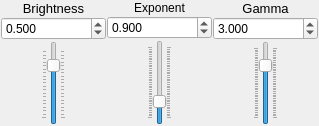
         <widget class="QWidget" name="Right">
          <attribute name="title">
           <string>Right</string>
          </attribute>
          <layout class="QGridLayout" name="gridLayout_12">
           <property name="leftMargin">
            <number>1</number>
           </property>
           <property name="topMargin">
            <number>1</number>
           </property>
           <property name="rightMargin">
            <number>1</number>
           </property>
           <property name="bottomMargin">
            <number>1</number>
           </property>
           <property name="spacing">
            <number>1</number>
           </property>
           <item row="0" column="0">
            <layout class="QVBoxLayout" name="verticalLayout_3">
             <item>
              <layout class="QVBoxLayout" name="verticalLayout_4">
               <item>
                <widget class="QLabel" name="label_5">
                 <property name="text">
                  <string>&lt;html&gt;&lt;head/&gt;&lt;body&gt;&lt;p align=&quot;center&quot;&gt;&lt;span style=&quot; font-size:10pt;&quot;&gt;Brightness&lt;/span&gt;&lt;/p&gt;&lt;/body&gt;&lt;/html&gt;</string>
                 </property>
                </widget>
               </item>
               <item>
                <widget class="QDoubleSpinBox" name="blend_right_lume_spin">
                 <property name="wrapping">
                  <bool>false</bool>
                 </property>
                 <property name="readOnly">
                  <bool>false</bool>
                 </property>
                 <property name="buttonSymbols">
                  <enum>QAbstractSpinBox::UpDownArrows</enum>
                 </property>
                 <property name="accelerated">
                  <bool>false</bool>
                 </property>
                 <property name="correctionMode">
                  <enum>QAbstractSpinBox::CorrectToPreviousValue</enum>
                 </property>
                 <property name="keyboardTracking">
                  <bool>true</bool>
                 </property>
                 <property name="decimals">
                  <number>3</number>
                 </property>
                 <property name="minimum">
                  <double>-0.990000000000000</double>
                 </property>
                 <property name="maximum">
                  <double>0.990000000000000</double>
                 </property>
                 <property name="singleStep">
                  <double>0.010000000000000</double>
                 </property>
                 <property name="value">
                  <double>0.500000000000000</double>
                 </property>
                </widget>
               </item>
              </layout>
             </item>
             <item>
              <layout class="QHBoxLayout" name="horizontalLayout_4">
               <item>
                <spacer name="horizontalSpacer_7">
                 <property name="orientation">
                  <enum>Qt::Horizontal</enum>
                 </property>
                 <property name="sizeHint" stdset="0">
                  <size>
                   <width>40</width>
                   <height>20</height>
                  </size>
                 </property>
                </spacer>
               </item>
               <item>
                <widget class="QSlider" name="blend_right_lume_slider">
                 <property name="minimum">
                  <number>-999</number>
                 </property>
                 <property name="maximum">
                  <number>999</number>
                 </property>
                 <property name="value">
                  <number>500</number>
                 </property>
                 <property name="orientation">
                  <enum>Qt::Vertical</enum>
                 </property>
                 <property name="invertedAppearance">
                  <bool>false</bool>
                 </property>
                 <property name="invertedControls">
                  <bool>false</bool>
                 </property>
                 <property name="tickPosition">
                  <enum>QSlider::TicksBothSides</enum>
                 </property>
                 <property name="tickInterval">
                  <number>100</number>
                 </property>
                </widget>
               </item>
               <item>
                <spacer name="horizontalSpacer_8">
                 <property name="orientation">
                  <enum>Qt::Horizontal</enum>
                 </property>
                 <property name="sizeHint" stdset="0">
                  <size>
                   <width>40</width>
                   <height>20</height>
                  </size>
                 </property>
                </spacer>
               </item>
              </layout>
             </item>
            </layout>
           </item>
           <item row="0" column="1">
            <layout class="QVBoxLayout" name="verticalLayout_21">
             <item>
              <layout class="QVBoxLayout" name="verticalLayout_22">
               <item>
                <widget class="QLabel" name="label_12">
                 <property name="text">
                  <string>&lt;html&gt;&lt;head/&gt;&lt;body&gt;&lt;p align=&quot;center&quot;&gt;Exponent&lt;/p&gt;&lt;/body&gt;&lt;/html&gt;</string>
                 </property>
                </widget>
               </item>
               <item>
                <widget class="QDoubleSpinBox" name="blend_right_exponent_spin">
                 <property name="wrapping">
                  <bool>false</bool>
                 </property>
                 <property name="frame">
                  <bool>true</bool>
                 </property>
                 <property name="buttonSymbols">
                  <enum>QAbstractSpinBox::UpDownArrows</enum>
                 </property>
                 <property name="accelerated">
                  <bool>false</bool>
                 </property>
                 <property name="correctionMode">
                  <enum>QAbstractSpinBox::CorrectToPreviousValue</enum>
                 </property>
                 <property name="keyboardTracking">
                  <bool>true</bool>
                 </property>
                 <property name="decimals">
                  <number>3</number>
                 </property>
                 <property name="maximum">
                  <double>4.000000000000000</double>
                 </property>
                 <property name="singleStep">
                  <double>0.050000000000000</double>
                 </property>
                 <property name="value">
                  <double>0.900000000000000</double>
                 </property>
                </widget>
               </item>
              </layout>
             </item>
             <item>
              <layout class="QHBoxLayout" name="horizontalLayout_75">
               <item>
                <spacer name="horizontalSpacer_23">
                 <property name="orientation">
                  <enum>Qt::Horizontal</enum>
                 </property>
                 <property name="sizeHint" stdset="0">
                  <size>
                   <width>40</width>
                   <height>20</height>
                  </size>
                 </property>
                </spacer>
               </item>
               <item>
                <widget class="QSlider" name="blend_right_exponent_slider">
                 <property name="maximum">
                  <number>4000</number>
                 </property>
                 <property name="value">
                  <number>900</number>
                 </property>
                 <property name="orientation">
                  <enum>Qt::Vertical</enum>
                 </property>
                 <property name="invertedAppearance">
                  <bool>false</bool>
                 </property>
                 <property name="invertedControls">
                  <bool>false</bool>
                 </property>
                 <property name="tickPosition">
                  <enum>QSlider::TicksBothSides</enum>
                 </property>
                 <property name="tickInterval">
                  <number>100</number>
                 </property>
                </widget>
               </item>
               <item>
                <spacer name="horizontalSpacer_24">
                 <property name="orientation">
                  <enum>Qt::Horizontal</enum>
                 </property>
                 <property name="sizeHint" stdset="0">
                  <size>
                   <width>40</width>
                   <height>20</height>
                  </size>
                 </property>
                </spacer>
               </item>
              </layout>
             </item>
            </layout>
           </item>
           <item row="0" column="2">
            <layout class="QVBoxLayout" name="verticalLayout_11">
             <item>
              <layout class="QVBoxLayout" name="verticalLayout_12">
               <item>
                <widget class="QLabel" name="label_4">
                 <property name="text">
                  <string>&lt;html&gt;&lt;head/&gt;&lt;body&gt;&lt;p align=&quot;center&quot;&gt;&lt;span style=&quot; font-size:10pt;&quot;&gt;Gamma&lt;/span&gt;&lt;/p&gt;&lt;/body&gt;&lt;/html&gt;</string>
                 </property>
                </widget>
               </item>
               <item>
                <widget class="QDoubleSpinBox" name="blend_right_gamma_spin">
                 <property name="wrapping">
                  <bool>false</bool>
                 </property>
                 <property name="readOnly">
                  <bool>false</bool>
                 </property>
                 <property name="buttonSymbols">
                  <enum>QAbstractSpinBox::UpDownArrows</enum>
                 </property>
                 <property name="accelerated">
                  <bool>false</bool>
                 </property>
                 <property name="correctionMode">
                  <enum>QAbstractSpinBox::CorrectToPreviousValue</enum>
                 </property>
                 <property name="keyboardTracking">
                  <bool>true</bool>
                 </property>
                 <property name="decimals">
                  <number>3</number>
                 </property>
                 <property name="maximum">
                  <double>4.000000000000000</double>
                 </property>
                 <property name="singleStep">
                  <double>0.050000000000000</double>
                 </property>
                 <property name="value">
                  <double>3.000000000000000</double>
                 </property>
                </widget>
               </item>
              </layout>
             </item>
             <item>
              <layout class="QHBoxLayout" name="horizontalLayout_3">
               <item>
                <spacer name="horizontalSpacer_5">
                 <property name="orientation">
                  <enum>Qt::Horizontal</enum>
                 </property>
                 <property name="sizeHint" stdset="0">
                  <size>
                   <width>40</width>
                   <height>20</height>
                  </size>
                 </property>
                </spacer>
               </item>
               <item>
                <widget class="QSlider" name="blend_right_gamma_slider">
                 <property name="maximum">
                  <number>4000</number>
                 </property>
                 <property name="value">
                  <number>3000</number>
                 </property>
                 <property name="orientation">
                  <enum>Qt::Vertical</enum>
                 </property>
                 <property name="invertedAppearance">
                  <bool>false</bool>
                 </property>
                 <property name="invertedControls">
                  <bool>false</bool>
                 </property>
                 <property name="tickPosition">
                  <enum>QSlider::TicksBothSides</enum>
                 </property>
                 <property name="tickInterval">
                  <number>100</number>
                 </property>
                </widget>
               </item>
               <item>
                <spacer name="horizontalSpacer_6">
                 <property name="orientation">
                  <enum>Qt::Horizontal</enum>
                 </property>
                 <property name="sizeHint" stdset="0">
                  <size>
                   <width>40</width>
                   <height>20</height>
                  </size>
                 </property>
                </spacer>
               </item>
              </layout>
             </item>
            </layout>
           </item>
          </layout>
         </widget>
